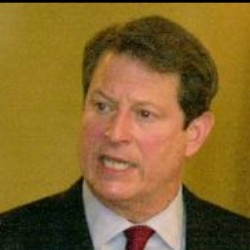
#> input picture module3-dimensionality-reduction/Al_Gore_0002.jpg, 250 x 250 px, found by its file name
$ jupyter execute --allow-errors 'High Dimensional Data Assignment.ipynb'
#> lines starting #> are read from the running program, lines starting #| are printed output that depends on the picture
# Vertical Line Test

## 1.1 Create two graphs, one that passes the vertical line test and one that does not.

[cell 1]
import matplotlib.pyplot as plt

input_vector = [11, 6]

# Plot the Vectors
plt.arrow(0,0, input_vector[0], input_vector[1],head_width=.05, head_length=0.05, color ='red')
plt.xlim(0,11)
plt.ylim(-2,6)
plt.title("Passes Verical Line Test")
plt.show()
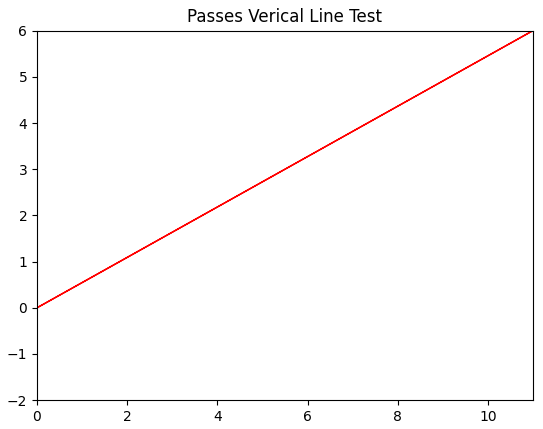
#> figure drawn by matplotlib, 1 panel

[cell 2]
import matplotlib.pyplot as plt

a=[]
b=[]

for y in range(-10,10,1):
    x=1/2*((y-1)**2)+1
    a.append(x)
    b.append(y)

fig= plt.figure()
axes=fig.add_subplot(111)
axes.plot(a,b)
plt.title("Fails Vertical Line Test")
plt.show()
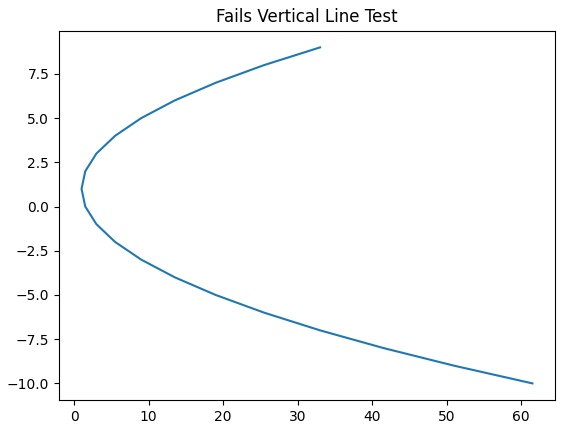
#> figure drawn by matplotlib, 1 panel

## 1.2 Why are graphs that don't pass the vertical line test not considered "functions?"

Two inputs are mapped to the same output.

# Functions as Relations

## 2.1 Which of the following relations are functions? Why?

\begin{align}
\text{Relation 1: } \{(1, 2), (3, 2), (1, 3)\}
\\
\text{Relation 2: } \{(1, 3), (2, 3), (6, 7)\}
\\
\text{Relation 3: } \{(9, 4), (2, 1), (9, 6)\}
\\
\text{Relation 4: } \{(6, 2), (8, 3), (6, 4)\}
\\
\text{Relation 5: } \{(2, 6), (2, 7), (2, 4)\}
\end{align}

Relation 1: No, does not pass vertical line test (1, 2)(1, 3)

Relation 2: Yes, it passes the vertical line test

Relation 3: No, does not pass the vertical line test (9, 4)(9, 6)

Relation 4: No, does not pass the vertical line test (6, 2)(6, 4)

Relation 5: No, a vertical line does not pass the vertical line test (2, 6)(2, 7)(2, 4)

# Functions as a mapping between dimensions

## 3.1 for the following functions what is the dimensionality of the domain (input) and codomain (range/output)?

\begin{align}
m(𝑥_1,𝑥_2,𝑥_3)=(x_1+x_2, x_1+x_3, x_2+x_3)
\\
n(𝑥_1,𝑥_2,𝑥_3,𝑥_4)=(x_2^2 + x_3, x_2x_4)
\end{align}

1) R3 to R3

2) R4 to R2

## 3.2 Do you think it's possible to create a function that maps from a lower dimensional space to a higher dimensional space? If so, provide an example.

[cell 3]
# f(x) = y2

import matplotlib.pyplot as plt

a=[]
b=[]

for x in range(-10,10,1):
    y=x**2+2*x+2
    a.append(x)
    b.append(y)

fig= plt.figure()
axes=fig.add_subplot(111)
axes.plot(a,b)
plt.title("Parabola")
plt.show()
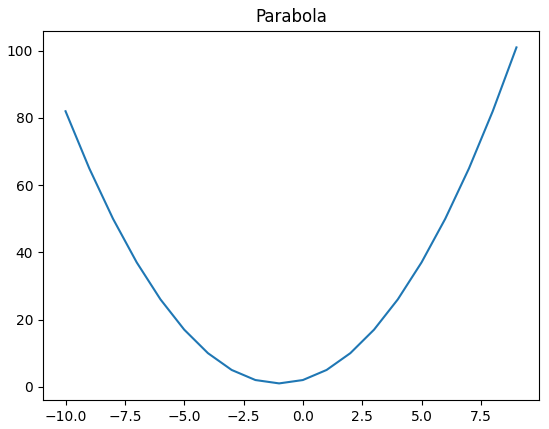
#> figure drawn by matplotlib, 1 panel; curve peaks at x = 9, y = 101

# Vector Transformations

## 4.1 Plug the corresponding unit vectors into each function. Use the output vectors to create a transformation matrix.

\begin{align}
p(\begin{bmatrix}x_1 \\ x_2 \end{bmatrix}) = \begin{bmatrix} x_1 + 3x_2 \\2 x_2 - x_1 \\  \end{bmatrix}
\\
\\
q(\begin{bmatrix}x_1 \\ x_2 \\ x_3\end{bmatrix}) = \begin{bmatrix} 4x_1 + x_2 + 2x_3 \\2 x_2 - x_1 + 3x_3 \\ 5x_1 - 2x_3 + x_2  \end{bmatrix}
\end{align}

\begin{align}
T\begin{bmatrix} 1 \ 3 \\-1 \ 2 \\  \end{bmatrix}
\\
\\
T\begin{bmatrix} 4 \ 1 \ 2 \\ -1 \ 2 \ 3 \\ 5 \ 1 \ -2  \end{bmatrix}
\end{align}

## 4.2 Verify that your transformation matrices are correct by choosing an input matrix and calculating the result both via the traditional functions above and also via vector-matrix multiplication.

[cell 4]
import numpy as np

a = np.matrix([[1, 3], [-1, 2]])
b = np.matrix([[3],[4]])

c = np.matrix([[4, 1, 2], [-1, 2, 3], [5, 1, -2]])
d = np.matrix([[3], [4], [5]])

print('a x b')
print(a*b)

print('c x d')
print(c*d)

\begin{align}
f\begin{bmatrix} 3 \\ 4 \\  \end{bmatrix}
=
\begin{bmatrix} 3 + (3x4) = 15 \\ (2x4) - 3 = 5 \\  \end{bmatrix}
\\
\\
f\begin{bmatrix} 3 \\ 4 \\ 5\\ \end{bmatrix}
=\begin{bmatrix} (4x3) + 4 + (2x5) = 26\\ (-1x3) + (2x4) + (3x5) = 20 \\ (5x3) + 4  + (-2x5) =  9  \end{bmatrix}
\end{align}

# Eigenvalues and Eigenvectors

## 5.1 In your own words, give an explanation for the intuition behind eigenvalues and eigenvectors.

Eigenvectors and eigenvalues are useful to simplify the manipulation of multi-dimensional space and represent the powerful math behind PCA.

Eigenvectors are the main axes which are fixed and eigenvalues represent the scalar for the corresponding eigenvector.

# The Curse of Dimensionality

## 6.1 What are some of the challenges of working with high dimensional spaces?

We can really only spatially comprehend and represent 3-4 dimensional space, beyond that, n-dimensional space becomes increasingly complex and difficult to understand and manipulate.  Challenges working in n-dimensional space include:  size of data, increased computational workload, and spread of datapoints across larger spaces.

## 6.2 What is the rule of thumb for how many observations you should have compared to parameters in your model?

At a minimum, at least 5 times the number of observations as parameters (columns, features) in your model.

# Principal Component Analysis

## 7.1 Load the UCI Machine Learning Repository's [Iris Dataset](https://gist.githubusercontent.com/curran/a08a1080b88344b0c8a7/raw/d546eaee765268bf2f487608c537c05e22e4b221/iris.csv) and use PCA to isolate the dataset's first and second principal components and plot them on a graph.

[cell 5]
# Load the data
import pandas as pd

#> (the rest of this cell did not finish here and is left out)

#> (a cell that did not finish here is left out)

[cell 7]
# Scale the features
from sklearn.preprocessing import StandardScaler

features = ['sepal_length', 'sepal_width', 'petal_length', 'petal_width']

# Separating out the features
#> (the rest of this cell did not finish here and is left out)

[cell 8]
# Principal Component Analysis
# Project the four dimensions to two
from numpy import array
from sklearn.decomposition import PCA

# Create the PCA instance
pca = PCA(2)

# Fit on data
#> (the rest of this cell did not finish here and is left out)

#> (a cell that did not finish here is left out)

[cell 10]
# Set plot size
fig = plt.figure(figsize = (8,8))
ax = fig.add_subplot(1,1,1)

# Set annotation
ax.set_xlabel('Principal Component 1', fontsize = 15)
ax.set_ylabel('Principal Component 2', fontsize = 15)
ax.set_title('2 component PCA', fontsize = 20)

# Set targets to unique species values and match to colors
targets = ['setosa', 'versicolor', 'virginica']
colors = ['r', 'g', 'b']

# For each species, create a scatter plot of PC1 and PC2
#> (the rest of this cell did not finish here and is left out)

# Stretch Goal

## 1) Do NOT work on the stretch goal until you feel like you have a firm grasp of eigenvectors, eigenvalues, and PCA. Prioritize self-study over the stretch goal if you are not comfortable with those topics yet.

## 2) Explore further the intuition behind eigenvalues and eigenvectors by creating your very own eigenfaces:

<center></center>

You don't necessarily have to use this resource, but this will get you started:
[Eigenface Tutorial](https://sandipanweb.wordpress.com/2018/01/06/eigenfaces-and-a-simple-face-detector-with-pca-svd-in-python/)

[cell 11]
# Imports
import matplotlib.pyplot as plt

from sklearn.datasets import fetch_lfw_people
from sklearn.model_selection import train_test_split
from sklearn.decomposition import PCA
from sklearn.svm import SVC

#> (a cell that did not finish here is left out)

#> (a cell that did not finish here is left out)

#> (a cell that did not finish here is left out)

#> (a cell that did not finish here is left out)

#> (a cell that did not finish here is left out)

#> (a cell that did not finish here is left out)

[cell 18]
# Function to plot original photos and eigenfaces
def plot_gallery(images, titles, h, w, n_row=2, n_col=4):

    plt.figure(figsize=(1.8 * n_col, 2.4 * n_row))
    plt.subplots_adjust(bottom=0, left=.01, right=.99, top=.90, hspace=.35)
    for i in range(n_row * n_col):
        plt.subplot(n_row, n_col, i + 1)
        plt.imshow(images[i].reshape((h, w)), cmap=plt.cm.gray)
        plt.title(titles[i], size=12)
        plt.xticks(())
        plt.yticks(())

# Function to attach titles to images
def title(y_test, target_names, i):
    true_name = target_names[y_test[i]]
    return true_name

# Set image titles
#> (the rest of this cell did not finish here and is left out)

### Convert a .jpg Photo to Grayscale

[cell 19]
from PIL import Image
import requests
from io import BytesIO

response = requests.get('https://github.com/JimKing100/DS-Unit-1-Sprint-4-Linear-Algebra/blob/master/module3-dimensionality-reduction/Al_Gore_0002.jpg?raw=true')
img = Image.open(BytesIO(response.content))
#> img is the input picture: PIL image 250x250 RGB; mean R, G, B 132.8, 102.1, 44.8

img.save('/grayscale.jpg')

[cell 20]
import numpy as np
import matplotlib.pyplot as plt
import matplotlib.image as mpimg

def rgb2gray(rgb):
    return np.dot(rgb[...,:3], [0.299, 0.587, 0.144])
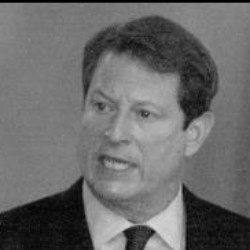
#> returned value: shape (250, 250) float64; min 0, max 217.3, mean 106.1

img = mpimg.imread('/content/Al_Gore_0002.jpg')

gray = rgb2gray(img)

plt.imshow(gray, cmap = plt.get_cmap('gray'))

plt.savefig('Al_Gore_grayscale')
plt.show()

[cell 21]
print(gray)
#> (printed output is left out)
gray.shape
#> Out = (250, 250)
